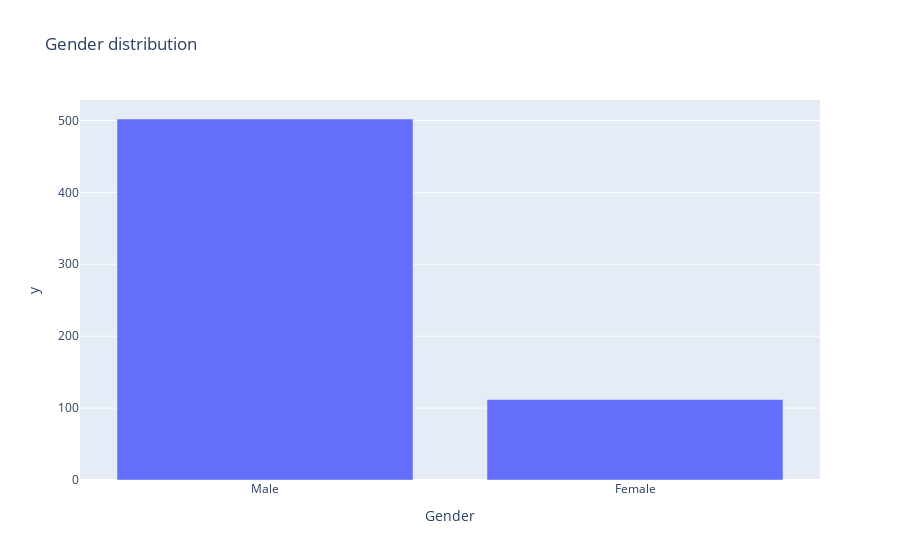

Here is the notebook cell this chart was saved with:
### Code cell
gender_counts = df['Gender'].value_counts() 
fig = px.bar(gender_counts,
             x=gender_counts.index,
             y=gender_counts.values,
             title='Gender distribution')
fig.show()

### Figure 1 — Plotly figure (JSON) as saved in the notebook; plotly's stock layout.template omitted (floating-point values rounded to 4 significant figures)
{"data": [{"alignmentgroup": "True", "hovertemplate": "Gender=%{x}<br>y=%{y}<extra></extra>", "legendgroup": "", "marker": {"color": "#636efa", "pattern": {"shape": ""}}, "name": "", "offsetgroup": "", "orientation": "v", "showlegend": false, "textposition": "auto", "type": "bar", "x": ["Male", "Female"], "xaxis": "x", "y": [502, 112], "yaxis": "y"}], "layout": {"barmode": "relative", "legend": {"tracegroupgap": 0}, "title": {"text": "Gender distribution"}, "xaxis": {"anchor": "y", "domain": [0, 1], "title": {"text": "Gender"}}, "yaxis": {"anchor": "x", "domain": [0, 1], "title": {"text": "y"}}}}
